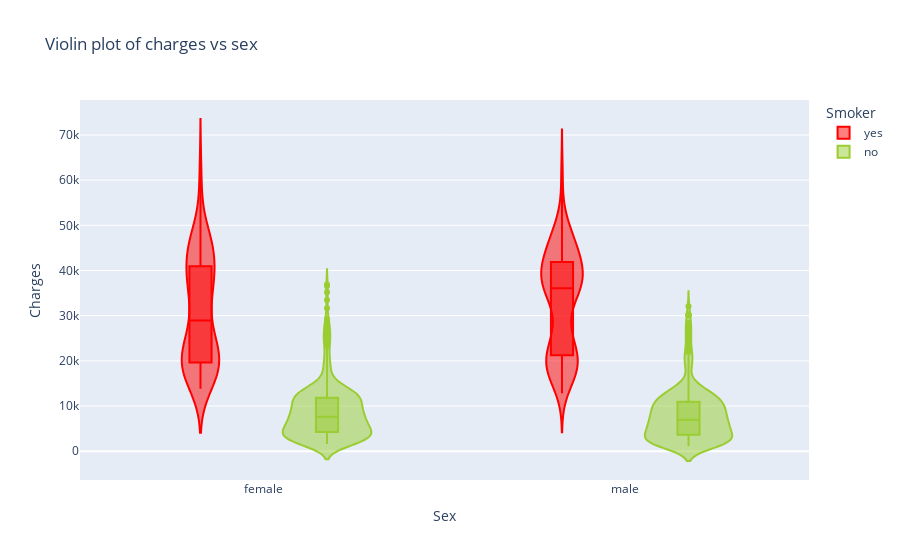

Notebook cell for this chart:
### Markdown cell above
- niepalący płacą mniejsze ubezpieczenie - średnio 7400
- podczas gdy palacze średnio płacą 34 500

### Code cell
fig = px.violin(df, x='sex', y='charges', box=True, color='smoker', title = 'Violin plot of charges vs sex', 
               labels={ "smoker": "Smoker",
                        "charges":"Charges",
                        'sex':'Sex'
      },color_discrete_map={'no': 'yellowgreen', 'yes': 'red'})
fig.show()

### Figure 1 — Plotly figure (JSON) as saved in the notebook; plotly's stock layout.template omitted (floating-point values rounded to 4 significant figures; data arrays with more than 128 entries replaced by an {"elided": "..."} marker saying what was removed)
{"data": [{"alignmentgroup": "True", "box": {"visible": true}, "hovertemplate": "Smoker=yes<br>Sex=%{x}<br>Charges=%{y}<extra></extra>", "legendgroup": "yes", "marker": {"color": "red"}, "name": "yes", "offsetgroup": "yes", "orientation": "v", "scalegroup": "True", "showlegend": true, "type": "violin", "x": {"elided": "274 str values"}, "x0": " ", "xaxis": "x", "y": {"elided": "274 float values"}, "y0": " ", "yaxis": "y"}, {"alignmentgroup": "True", "box": {"visible": true}, "hovertemplate": "Smoker=no<br>Sex=%{x}<br>Charges=%{y}<extra></extra>", "legendgroup": "no", "marker": {"color": "yellowgreen"}, "name": "no", "offsetgroup": "no", "orientation": "v", "scalegroup": "True", "showlegend": true, "type": "violin", "x": {"elided": "1064 str values"}, "x0": " ", "xaxis": "x", "y": {"elided": "1064 float values"}, "y0": " ", "yaxis": "y"}], "layout": {"legend": {"title": {"text": "Smoker"}, "tracegroupgap": 0}, "title": {"text": "Violin plot of charges vs sex"}, "violinmode": "group", "xaxis": {"anchor": "y", "domain": [0, 1], "title": {"text": "Sex"}}, "yaxis": {"anchor": "x", "domain": [0, 1], "title": {"text": "Charges"}}}}
